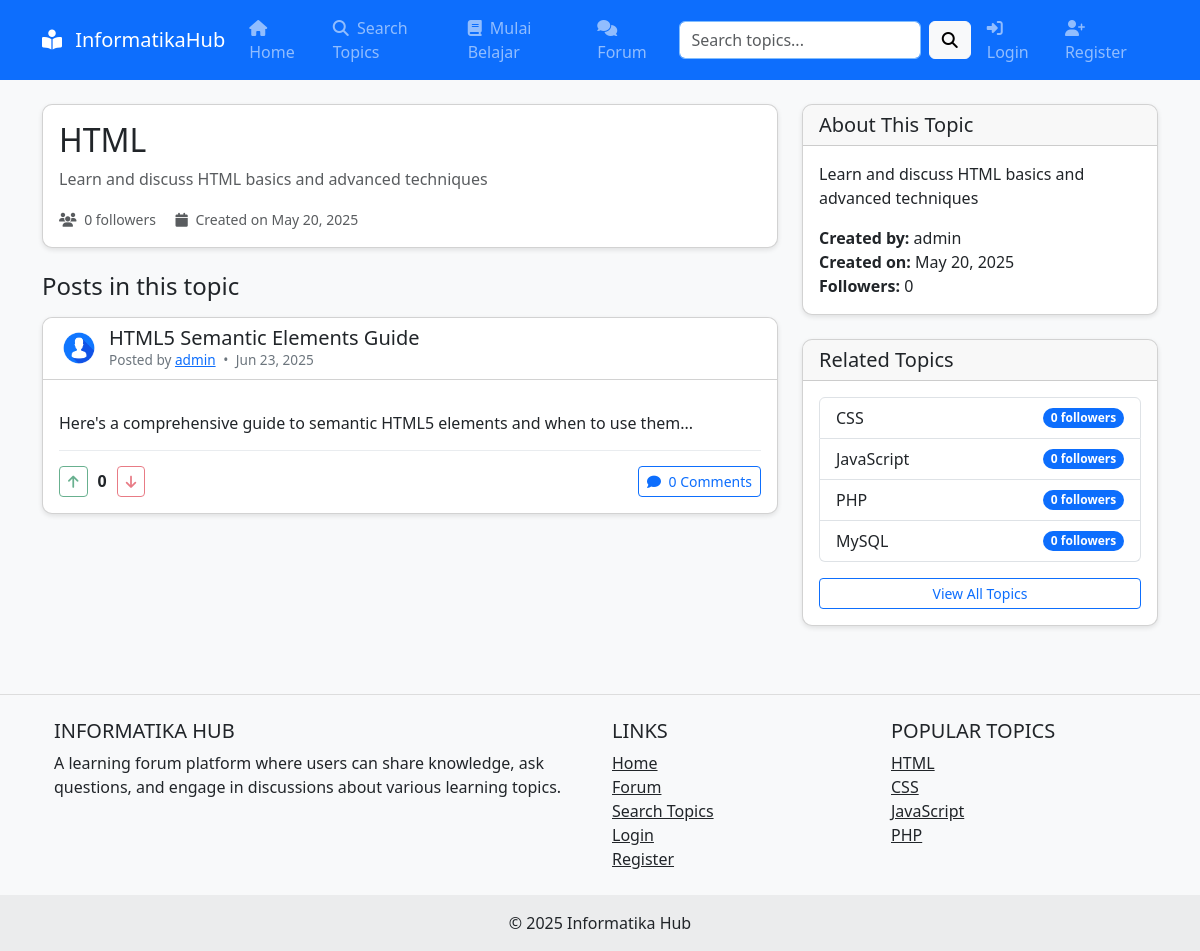
Screenshot of /pages/topic.php?id=1 with the database file from the repository.
### tables this page shows
CREATE TABLE IF NOT EXISTS topic_spaces (
    topic_id INT AUTO_INCREMENT PRIMARY KEY,
    topic_name VARCHAR(100) NOT NULL UNIQUE,
    description TEXT,
    created_by INT,
    created_at TIMESTAMP DEFAULT CURRENT_TIMESTAMP,
    updated_at TIMESTAMP DEFAULT CURRENT_TIMESTAMP ON UPDATE CURRENT_TIMESTAMP,
    FOREIGN KEY (created_by) REFERENCES users(user_id) ON DELETE SET NULL
);

CREATE TABLE IF NOT EXISTS posts (
    post_id INT AUTO_INCREMENT PRIMARY KEY,
    user_id INT,
    topic_id INT,
    title VARCHAR(255) NOT NULL,
    content TEXT,
    media_url VARCHAR(255),
    media_type ENUM('image', 'video', 'none') DEFAULT 'none',
    upvotes INT DEFAULT 0,
    downvotes INT DEFAULT 0,
    created_at TIMESTAMP DEFAULT CURRENT_TIMESTAMP,
    updated_at TIMESTAMP DEFAULT CURRENT_TIMESTAMP ON UPDATE CURRENT_TIMESTAMP,
    FOREIGN KEY (user_id) REFERENCES users(user_id) ON DELETE SET NULL,
    FOREIGN KEY (topic_id) REFERENCES topic_spaces(topic_id) ON DELETE CASCADE
);

CREATE TABLE IF NOT EXISTS users (
    user_id INT AUTO_INCREMENT PRIMARY KEY,
    username VARCHAR(50) NOT NULL UNIQUE,
    email VARCHAR(100) NOT NULL UNIQUE,
    password VARCHAR(255) NOT NULL,
    profile_image VARCHAR(255) DEFAULT 'default.jpg',
    bio TEXT,
    is_moderator BOOLEAN DEFAULT FALSE,
    created_at TIMESTAMP DEFAULT CURRENT_TIMESTAMP,
    updated_at TIMESTAMP DEFAULT CURRENT_TIMESTAMP ON UPDATE CURRENT_TIMESTAMP
);

### config/database.php (called while the page is built, shortened)
<?php
function getDbConnection() {
    $conn = new mysqli(DB_HOST, DB_USER, DB_PASS, DB_NAME);
    return $conn;
}
function executePreparedStatement($sql, $types, $params) {
    $conn = getDbConnection();
    $stmt = $conn->prepare($sql);
    if (!empty($params)) {
        $stmt->bind_param($types, ...$params);
    }
    $success = $stmt->execute();
    $result = $stmt->get_result();
    return $success ? $result : false;
}

### includes/topic.php (called while the page is built, shortened)
<?php
function getTopicById($topicId) {
    $sql = "SELECT t.*, u.username as creator_name,
            (SELECT COUNT(*) FROM user_topic_follows WHERE topic_id = t.topic_id) as followers_count
            FROM topic_spaces t
            LEFT JOIN users u ON t.created_by = u.user_id
            WHERE t.topic_id = ?";
    $result = executePreparedStatement($sql, "i", [$topicId]);
    if ($result->num_rows === 1) {
        return $result->fetch_assoc();
    } else {
        return null;
    }
}

### includes/post.php (called while the page is built, shortened)
<?php
function getPostsByTopic($topicId, $limit = 10, $offset = 0) {
    $sql = "SELECT p.*, u.username, u.profile_image, t.topic_name,
            (SELECT COUNT(*) FROM comments WHERE post_id = p.post_id) as comments_count
            FROM posts p
            JOIN users u ON p.user_id = u.user_id
            JOIN topic_spaces t ON p.topic_id = t.topic_id
            WHERE p.topic_id = ?
            ORDER BY p.created_at DESC
            LIMIT ? OFFSET ?";
    $result = executePreparedStatement($sql, "iii", [$topicId, $limit, $offset]);
    $posts = [];
    while ($row = $result->fetch_assoc()) {
        $posts[] = $row;
    }
    return $posts;
}

### config/config.php (called while the page is built, shortened)
<?php
function isLoggedIn() {
    return isset($_SESSION['user_id']) && !empty($_SESSION['user_id']);
}
require_once 'database.php';

### pages/topic.php (the view, shortened to what this page needs)
<?php
$topicId = (int)$_GET['id'];
$topic = getTopicById($topicId);
$posts = getPostsByTopic($topicId);
include __DIR__ . '/../includes/header.php';
?>
<div class="row">
    <div class="col-lg-8">
        <div class="card mb-4">
            <div class="card-body">
                <div class="d-flex justify-content-between align-items-center">
                    <h2 class="mb-0"><?php echo $topic['topic_name']; ?></h2>
                </div>
                <p class="text-muted mt-2 mb-0">
                    <?php echo $topic['description']; ?>
                </p>
                <div class="d-flex justify-content-between align-items-center mt-3">
                    <div>
                        <small class="text-muted">
                            <i class="fas fa-users me-1"></i> <span id="topic-followers-count"><?php echo $topic['followers_count']; ?></span> followers
                        </small>
                        <small class="text-muted ms-3">
                            <i class="fas fa-calendar me-1"></i> Created on <?php echo date('M d, Y', strtotime($topic['created_at'])); ?>
                        </small>
                    </div>
                </div>
            </div>
        </div>
        <?php if (empty($posts)): ?>
            <div class="alert alert-info">
                <p class="mb-0">No posts in this topic yet. Be the first to create a post!</p>
            </div>
        <?php else: ?>
            <h4 class="mb-3">Posts in this topic</h4>
            <?php foreach ($posts as $post): ?>
                <div class="card post-card">
                    <div class="card-header bg-white">
                        <div class="post-header">
                            <img src="<?php echo UPLOAD_URL . $post['profile_image']; ?>" alt="<?php echo $post['username']; ?>" class="post-avatar">
                            <div>
                                <h5 class="mb-0"><?php echo $post['title']; ?></h5>
                                <div class="post-meta">
                                    <span>Posted by <a href="<?php echo SITE_URL; ?>/pages/profile.php?id=<?php echo $post['user_id']; ?>"><?php echo $post['username']; ?></a></span>
                                    <span class="mx-1">•</span>
                                    <span><?php echo date('M d, Y', strtotime($post['created_at'])); ?></span>
                                </div>
                            </div>
                        </div>
                    </div>
                    <div class="card-body">
                        <div class="post-content">
                            <?php
                            echo nl2br(substr($post['content'], 0, 200));
                            ?>
                        </div>
                        <div class="post-actions">
                            <div class="vote-buttons">
                                <?php
                                $userVote = '';
                                ?>
                                <button class="btn btn-sm <?php echo $userVote === 'upvote' ? 'btn-success' : 'btn-outline-success'; ?> post-vote-btn"
                                        id="post-<?php echo $post['post_id']; ?>-upvote"
                                        data-post-id="<?php echo $post['post_id']; ?>"
                                        data-vote-type="upvote"
                                        <?php echo !isLoggedIn() ? 'disabled' : ''; ?>>
                                    <i class="fas fa-arrow-up"></i>
                                </button>
                                <span class="vote-count" id="post-<?php echo $post['post_id']; ?>-votes">
                                    <?php echo $post['upvotes'] - $post['downvotes']; ?>
                                </span>
                                <button class="btn btn-sm <?php echo $userVote === 'downvote' ? 'btn-danger' : 'btn-outline-danger'; ?> post-vote-btn"
                                        id="post-<?php echo $post['post_id']; ?>-downvote"
                                        data-post-id="<?php echo $post['post_id']; ?>"
                                        data-vote-type="downvote"
                                        <?php echo !isLoggedIn() ? 'disabled' : ''; ?>>
                                    <i class="fas fa-arrow-down"></i>
                                </button>
                            </div>
                            <div>
                                <a href="<?php echo SITE_URL; ?>/pages/post.php?id=<?php echo $post['post_id']; ?>" class="btn btn-sm btn-outline-primary">
                                    <i class="fas fa-comment me-1"></i> <?php echo $post['comments_count']; ?> Comments
                                </a>
                            </div>
                        </div>
                    </div>
                </div>
            <?php endforeach; ?>
        <?php endif; ?>
    </div>
    <div class="col-lg-4">
        <div class="card mb-4">
            <div class="card-header">
                <h5 class="mb-0">About This Topic</h5>
            </div>
            <div class="card-body">
                <p><?php echo $topic['description']; ?></p>
                <p class="mb-0"><strong>Created by:</strong> <?php echo $topic['creator_name']; ?></p>
                <p class="mb-0"><strong>Created on:</strong> <?php echo date('M d, Y', strtotime($topic['created_at'])); ?></p>
                <p class="mb-0"><strong>Followers:</strong> <?php echo $topic['followers_count']; ?></p>
            </div>
        </div>
        <?php
        $relatedTopics = [];
        $sql = "SELECT t.*, COUNT(f.follow_id) as followers_count
                FROM topic_spaces t
                LEFT JOIN user_topic_follows f ON t.topic_id = f.topic_id
                WHERE t.topic_id != ?
                GROUP BY t.topic_id
                ORDER BY followers_count DESC
                LIMIT 5";
        $result = executePreparedStatement($sql, "i", [$topicId]);
        while ($row = $result->fetch_assoc()) {
            $relatedTopics[] = $row;
        }
        ?>
        <?php if (!empty($relatedTopics)): ?>
            <div class="card">
                <div class="card-header">
                    <h5 class="mb-0">Related Topics</h5>
                </div>
                <div class="card-body">
                    <div class="list-group">
                        <?php foreach ($relatedTopics as $relatedTopic): ?>
                            <a href="<?php echo SITE_URL; ?>/pages/topic.php?id=<?php echo $relatedTopic['topic_id']; ?>" class="list-group-item list-group-item-action d-flex justify-content-between align-items-center">
                                <?php echo $relatedTopic['topic_name']; ?>
                                <span class="badge bg-primary rounded-pill"><?php echo $relatedTopic['followers_count']; ?> followers</span>
                            </a>
                        <?php endforeach; ?>
                    </div>
                    <div class="mt-3">
                        <a href="<?php echo SITE_URL; ?>/pages/search.php" class="btn btn-outline-primary btn-sm w-100">View All Topics</a>
                    </div>
                </div>
            </div>
        <?php endif; ?>
    </div>
</div>
<?php
include __DIR__ . '/../includes/footer.php';
?>

### assets/css/style.css (style rules this page uses)
body { background-color: #f8f9fa; min-height: 100vh; display: flex; flex-direction: column; }
.card { border-radius: 10px; box-shadow: 0 2px 5px rgba(0, 0, 0, 0.1); margin-bottom: 20px; transition: transform 0.3s ease; }
.card-header { border-top-left-radius: 10px !important; border-top-right-radius: 10px !important; }
.post-card { margin-bottom: 30px; }
.post-header { display: flex; align-items: center; }
.post-avatar { width: 40px; height: 40px; border-radius: 50%; object-fit: cover; margin-right: 10px; }
.post-meta { font-size: 0.85rem; color: #6c757d; }
.post-content { margin-top: 15px; }
.post-actions { display: flex; justify-content: space-between; margin-top: 15px; padding-top: 15px; border-top: 1px solid #e9ecef; }
.vote-buttons { display: flex; align-items: center; }
.vote-count { margin: 0 10px; font-weight: bold; }

### rows the page displays
topic_spaces: topic_name "HTML", description "Learn and discuss HTML basics and advanced techniques", created_at "May 20, 2025", created_by.username "admin"
posts: user.profile_image (placeholder picture), title "HTML5 Semantic Elements Guide", user.username "admin", created_at "Jun 23, 2025", content "Here's a comprehensive guide to semantic HTML5 elements and when to use them...", $post['upvotes']-$post['downvotes'] "0", comments_count "0"
topic_spaces: topic_name "CSS", followers_count "0"
topic_spaces: topic_name "JavaScript", followers_count "0"
topic_spaces: topic_name "PHP", followers_count "0"
topic_spaces: topic_name "MySQL", followers_count "0"

### other values shown
$topic['followers_count'] "0"
